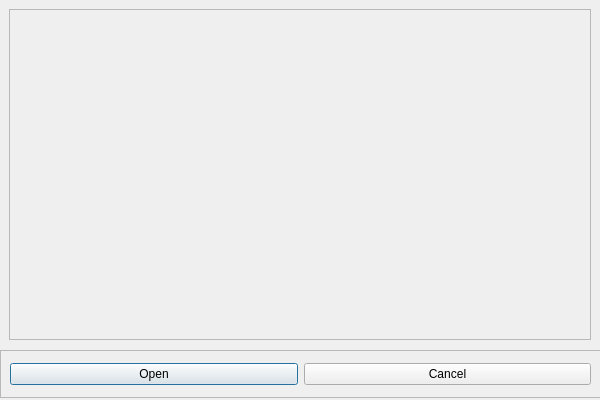
<?xml version="1.0" encoding="UTF-8"?>
<ui version="4.0">
 <class>MyDextrDialogBase</class>
 <widget class="QDialog" name="MyDextrDialogBase">
  <property name="geometry">
   <rect>
    <x>0</x>
    <y>0</y>
    <width>600</width>
    <height>400</height>
   </rect>
  </property>
  <property name="minimumSize">
   <size>
    <width>600</width>
    <height>400</height>
   </size>
  </property>
  <property name="windowTitle">
   <string>Open from... - DEXTR-KerasTensorflow</string>
  </property>
  <widget class="QFrame" name="imageView">
   <property name="geometry">
    <rect>
     <x>9</x>
     <y>9</y>
     <width>582</width>
     <height>331</height>
    </rect>
   </property>
   <property name="frameShape">
    <enum>QFrame::StyledPanel</enum>
   </property>
   <property name="frameShadow">
    <enum>QFrame::Raised</enum>
   </property>
  </widget>
  <widget class="QFrame" name="ctrlButtons">
   <property name="geometry">
    <rect>
     <x>0</x>
     <y>350</y>
     <width>601</width>
     <height>48</height>
    </rect>
   </property>
   <property name="frameShape">
    <enum>QFrame::StyledPanel</enum>
   </property>
   <property name="frameShadow">
    <enum>QFrame::Raised</enum>
   </property>
   <layout class="QHBoxLayout" name="horizontalLayout">
    <item>
     <widget class="QPushButton" name="openButton">
      <property name="text">
       <string>Open</string>
      </property>
     </widget>
    </item>
    <item>
     <widget class="QPushButton" name="cancelButton">
      <property name="text">
       <string>Cancel</string>
      </property>
     </widget>
    </item>
   </layout>
  </widget>
 </widget>
 <resources/>
 <connections/>
</ui>
